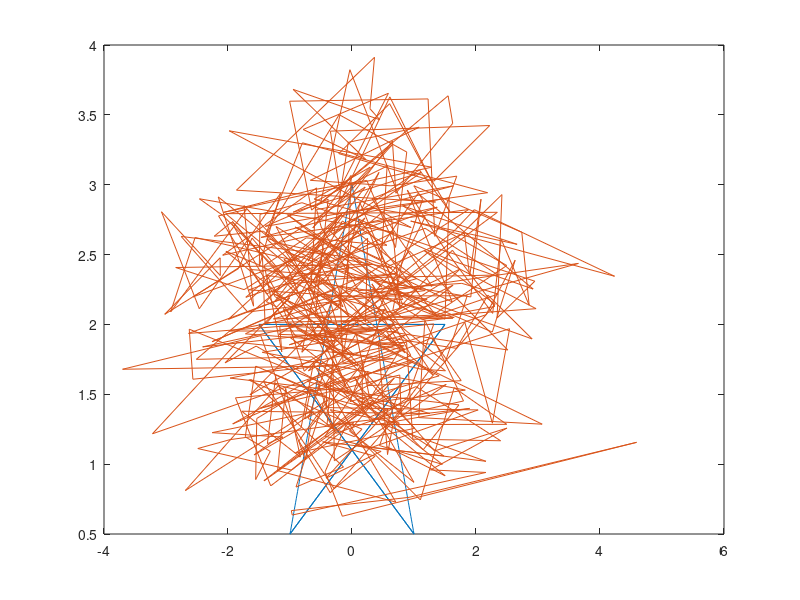

Here is the MATLAB script that generated this plot: (Note: this script raises an error after producing the figure.)
x = linspace(-1, 1.5, 100);
y = 3/5*x+11/10;

xa = linspace(-1.5, 1, 100);
ya = -3/5*xa+11/10;
x = [x xa];
y = [y ya];

xa = linspace(-1.5, 1.5, 100);
ya = 2 + zeros(1, 100);
x = [x xa];
y = [y ya];

xa = linspace(-1, 0, 100);
ya = 2.5*xa+3;
x = [x xa];
y = [y ya];

xa = linspace(0, 1, 100);
ya = -2.5*xa+3;
x = [x xa];
y = [y ya];

S = x+randn(size(x));
T = y+rand(size(y));

figure(1)
plot(x, y)
hold on
plot(S, T)
hold off

figure(2)
x_inv = f_eliminar_ruido(S, size(S,2));
y_inv = f_eliminar_ruido(T, size(T,2));
plot(x_inv, y_inv)